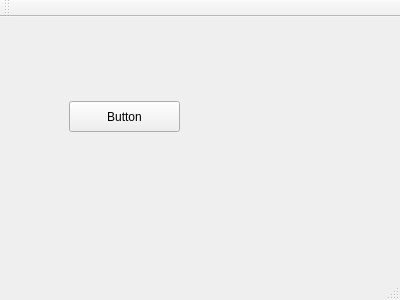
<?xml version="1.0" encoding="UTF-8"?>
<ui version="4.0">
 <class>MainWindow</class>
 <widget class="QMainWindow" name="MainWindow">
  <property name="geometry">
   <rect>
    <x>0</x>
    <y>0</y>
    <width>400</width>
    <height>300</height>
   </rect>
  </property>
  <property name="windowTitle">
   <string>MainWindow</string>
  </property>
  <widget class="QWidget" name="centralWidget">
   <widget class="QPushButton" name="pushButton">
    <property name="geometry">
     <rect>
      <x>69</x>
      <y>84</y>
      <width>111</width>
      <height>31</height>
     </rect>
    </property>
    <property name="text">
     <string>Button</string>
    </property>
   </widget>
  </widget>
  <widget class="QMenuBar" name="menuBar">
   <property name="geometry">
    <rect>
     <x>0</x>
     <y>0</y>
     <width>400</width>
     <height>17</height>
    </rect>
   </property>
  </widget>
  <widget class="QToolBar" name="mainToolBar">
   <attribute name="toolBarArea">
    <enum>TopToolBarArea</enum>
   </attribute>
   <attribute name="toolBarBreak">
    <bool>false</bool>
   </attribute>
  </widget>
  <widget class="QStatusBar" name="statusBar"/>
 </widget>
 <layoutdefault spacing="6" margin="11"/>
 <resources/>
 <connections/>
</ui>
